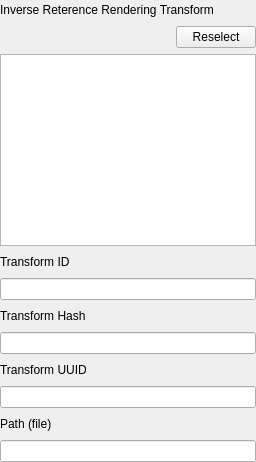
                  <widget class="QWidget" name="tab_8">
                   <property name="sizePolicy">
                    <sizepolicy hsizetype="Preferred" vsizetype="Preferred">
                     <horstretch>0</horstretch>
                     <verstretch>0</verstretch>
                    </sizepolicy>
                   </property>
                   <attribute name="title">
                    <string>InvRRT</string>
                   </attribute>
                   <layout class="QVBoxLayout" name="verticalLayout_9">
                    <property name="leftMargin">
                     <number>0</number>
                    </property>
                    <property name="topMargin">
                     <number>0</number>
                    </property>
                    <property name="rightMargin">
                     <number>0</number>
                    </property>
                    <property name="bottomMargin">
                     <number>0</number>
                    </property>
                    <item>
                     <layout class="QHBoxLayout" name="horizontalLayout_203">
                      <item>
                       <widget class="QLabel" name="label_241">
                        <property name="text">
                         <string>Inverse Reterence Rendering Transform</string>
                        </property>
                       </widget>
                      </item>
                      <item>
                       <spacer name="horizontalSpacer_189">
                        <property name="orientation">
                         <enum>Qt::Horizontal</enum>
                        </property>
                        <property name="sizeHint" stdset="0">
                         <size>
                          <width>40</width>
                          <height>20</height>
                         </size>
                        </property>
                       </spacer>
                      </item>
                     </layout>
                    </item>
                    <item>
                     <layout class="QHBoxLayout" name="horizontalLayout_15">
                      <item>
                       <spacer name="horizontalSpacer_21">
                        <property name="orientation">
                         <enum>Qt::Horizontal</enum>
                        </property>
                        <property name="sizeHint" stdset="0">
                         <size>
                          <width>40</width>
                          <height>20</height>
                         </size>
                        </property>
                       </spacer>
                      </item>
                      <item>
                       <widget class="QPushButton" name="pushButton_13">
                        <property name="text">
                         <string>Reselect</string>
                        </property>
                       </widget>
                      </item>
                     </layout>
                    </item>
                    <item>
                     <widget class="QTextEdit" name="inverseReferenceRenderingTransform_description_textEdit">
                      <property name="sizePolicy">
                       <sizepolicy hsizetype="Expanding" vsizetype="Minimum">
                        <horstretch>0</horstretch>
                        <verstretch>0</verstretch>
                       </sizepolicy>
                      </property>
                      <property name="minimumSize">
                       <size>
                        <width>0</width>
                        <height>40</height>
                       </size>
                      </property>
                     </widget>
                    </item>
                    <item>
                     <layout class="QHBoxLayout" name="horizontalLayout_204">
                      <item>
                       <widget class="QLabel" name="label_242">
                        <property name="text">
                         <string>Transform ID</string>
                        </property>
                       </widget>
                      </item>
                      <item>
                       <spacer name="horizontalSpacer_190">
                        <property name="orientation">
                         <enum>Qt::Horizontal</enum>
                        </property>
                        <property name="sizeHint" stdset="0">
                         <size>
                          <width>40</width>
                          <height>20</height>
                         </size>
                        </property>
                       </spacer>
                      </item>
                     </layout>
                    </item>
                    <item>
                     <widget class="QLineEdit" name="inverseReferenceRenderingTransform_transformId_lineEdit"/>
                    </item>
                    <item>
                     <layout class="QHBoxLayout" name="horizontalLayout_205">
                      <item>
                       <widget class="QLabel" name="label_243">
                        <property name="text">
                         <string>Transform Hash</string>
                        </property>
                       </widget>
                      </item>
                      <item>
                       <spacer name="horizontalSpacer_191">
                        <property name="orientation">
                         <enum>Qt::Horizontal</enum>
                        </property>
                        <property name="sizeHint" stdset="0">
                         <size>
                          <width>40</width>
                          <height>20</height>
                         </size>
                        </property>
                       </spacer>
                      </item>
                     </layout>
                    </item>
                    <item>
                     <widget class="QLineEdit" name="inverseReferenceRenderingTransform_hash_lineEdit"/>
                    </item>
                    <item>
                     <layout class="QHBoxLayout" name="horizontalLayout_206">
                      <item>
                       <widget class="QLabel" name="label_244">
                        <property name="text">
                         <string>Transform UUID</string>
                        </property>
                       </widget>
                      </item>
                      <item>
                       <spacer name="horizontalSpacer_192">
                        <property name="orientation">
                         <enum>Qt::Horizontal</enum>
                        </property>
                        <property name="sizeHint" stdset="0">
                         <size>
                          <width>40</width>
                          <height>20</height>
                         </size>
                        </property>
                       </spacer>
                      </item>
                     </layout>
                    </item>
                    <item>
                     <widget class="QLineEdit" name="inverseReferenceRenderingTransform_uuid_lineEdit"/>
                    </item>
                    <item>
                     <layout class="QHBoxLayout" name="horizontalLayout_213">
                      <item>
                       <widget class="QLabel" name="label_250">
                        <property name="text">
                         <string>Path (file)</string>
                        </property>
                       </widget>
                      </item>
                      <item>
                       <spacer name="horizontalSpacer_202">
                        <property name="orientation">
                         <enum>Qt::Horizontal</enum>
                        </property>
                        <property name="sizeHint" stdset="0">
                         <size>
                          <width>40</width>
                          <height>20</height>
                         </size>
                        </property>
                       </spacer>
                      </item>
                     </layout>
                    </item>
                    <item>
                     <widget class="QLineEdit" name="inverseReferenceRenderingTransform_file_lineEdit"/>
                    </item>
                   </layout>
                  </widget>
